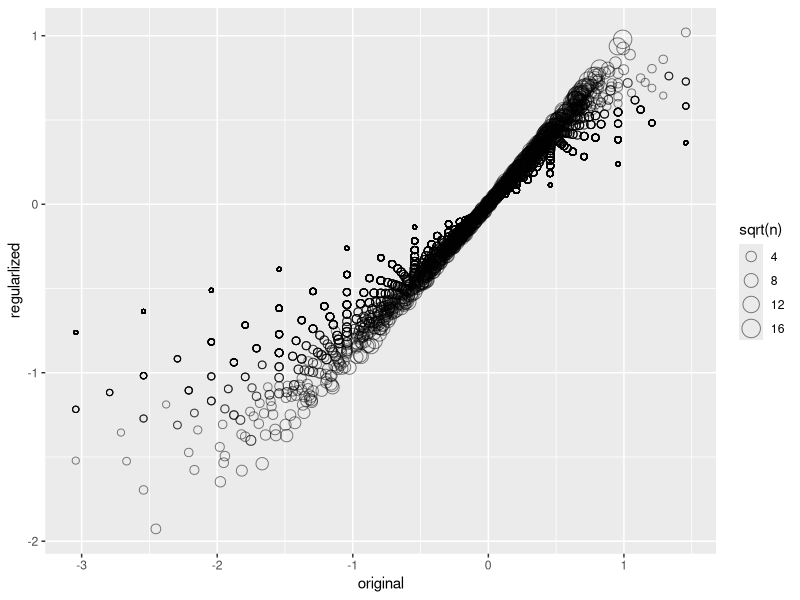
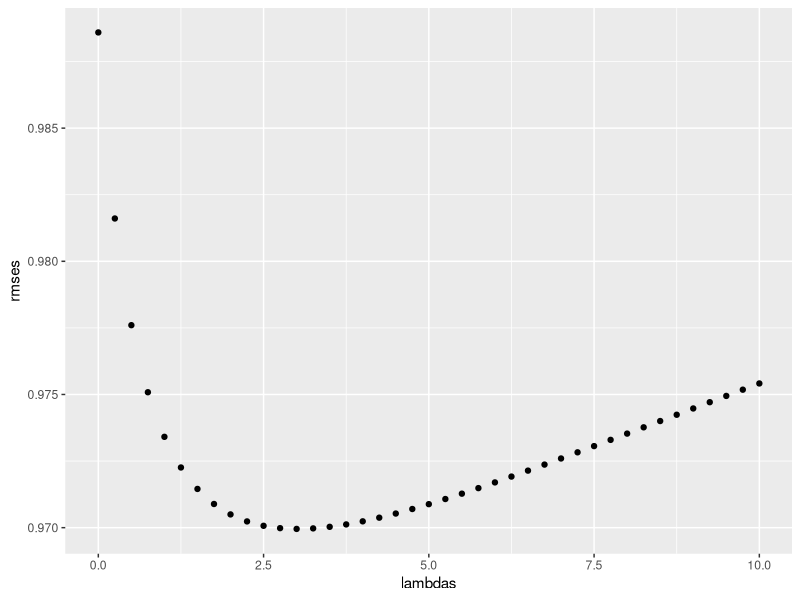
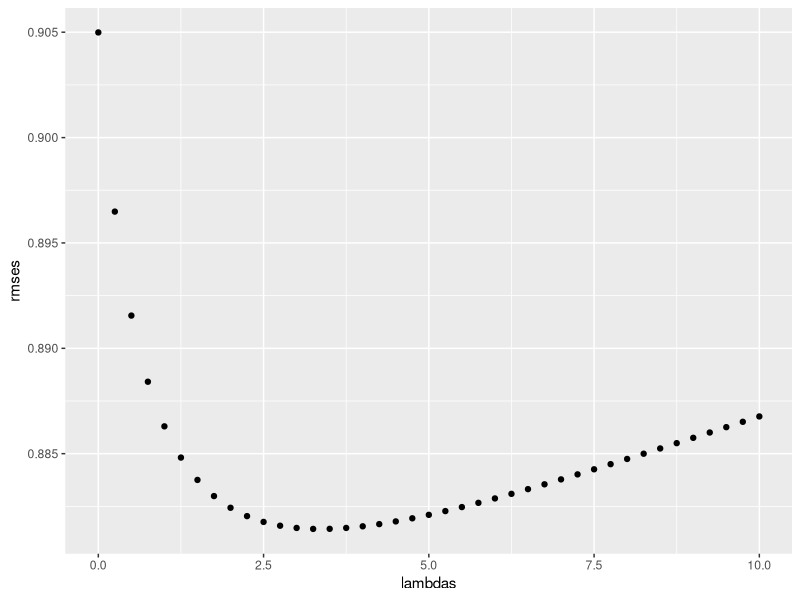
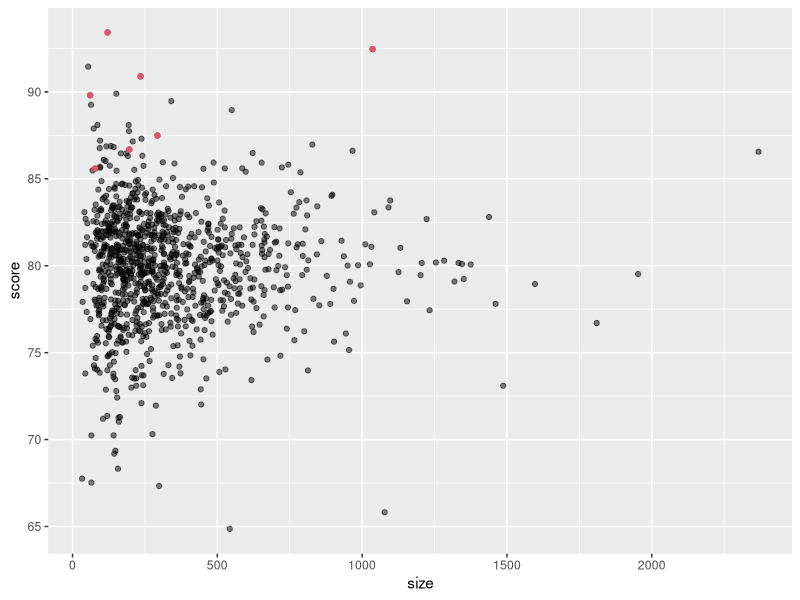
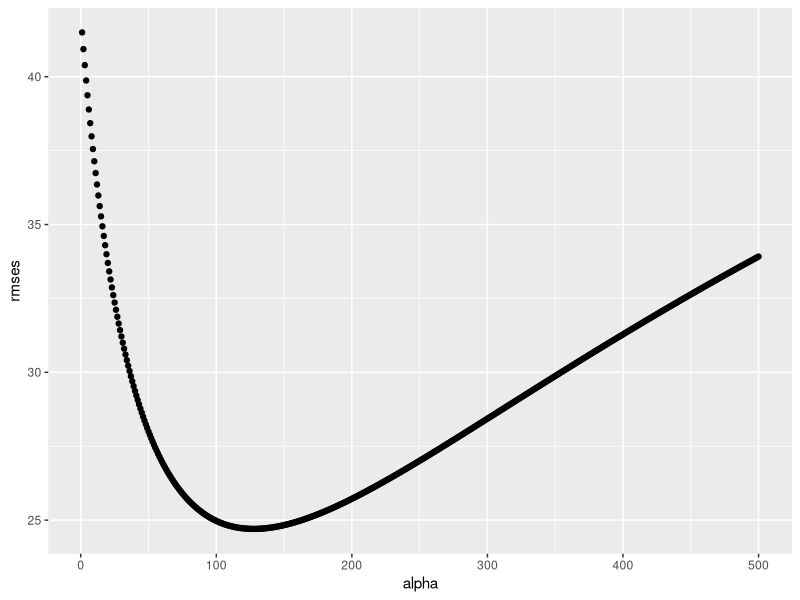
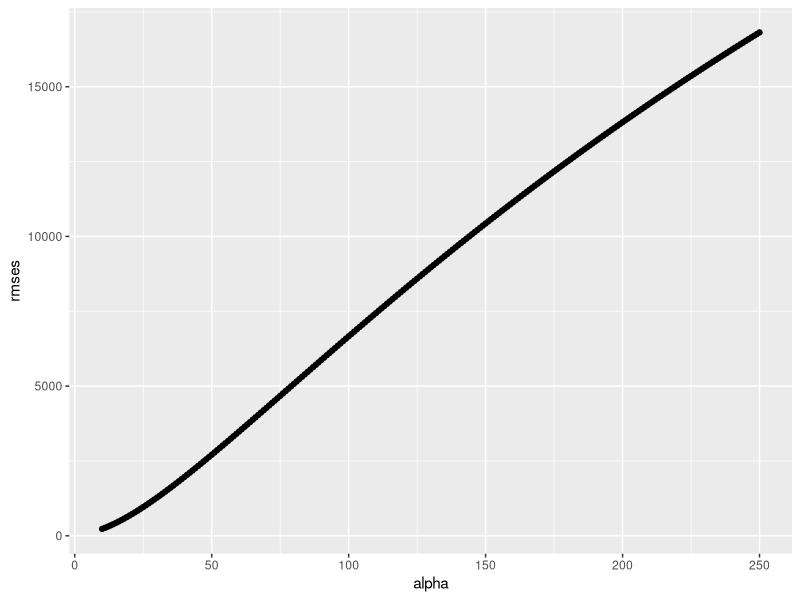
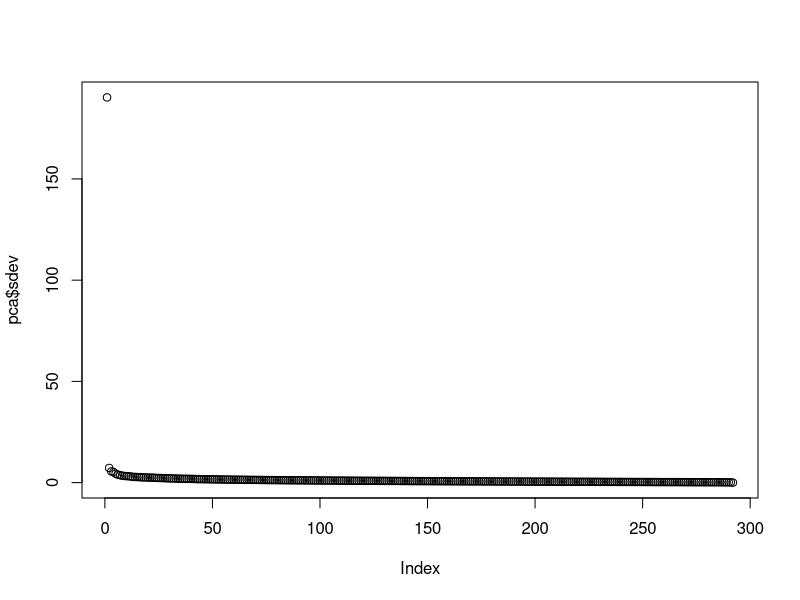
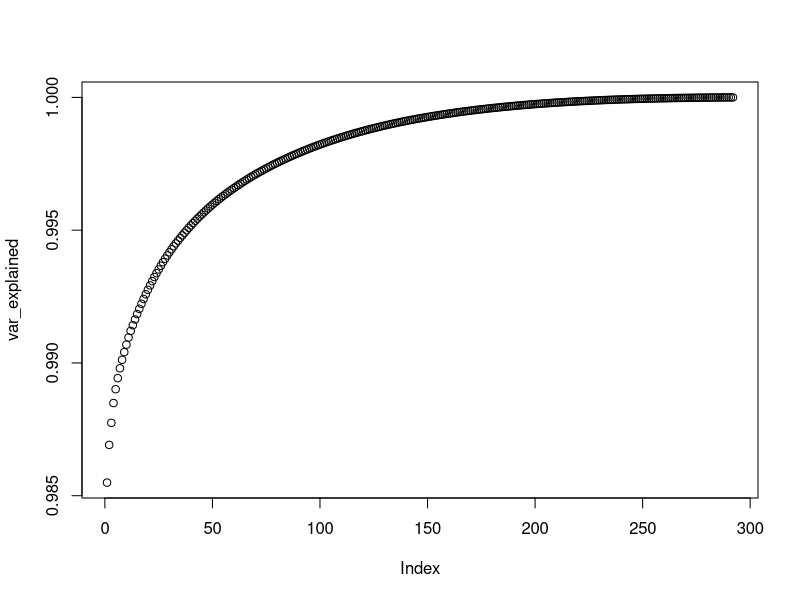

These charts were generated, in order, by the following R code:
### Regularization
library(dslabs)
library(tidyverse)
library(dplyr)
data("movielens")
library(caret)
set.seed(755)
test_index <- createDataPartition(y = movielens$rating, times = 1,
                                  p = 0.2, list = FALSE)
train_set <- movielens[-test_index,] # partition by row
test_set <- movielens[test_index,]

# remove users and movies not in train set
test_set <- test_set %>%
  semi_join(train_set, by = "movieId") %>%
  semi_join(train_set, by = "userId")

# compute mu and movie_avgs
mu <- mean(train_set$rating)
movie_avgs <- train_set %>%
  group_by(movieId) %>%
  summarise(b_i = mean(rating - mu))

# create database connecting movieId to movie title
movie_titles <- movielens %>%
  select(movieId, title) %>%
  distinct()

# Effect of lambda
lambda <- 3
mu <- mean(train_set$rating)
movie_reg_avgs <- train_set %>% 
  group_by(movieId) %>% 
  summarize(b_i = sum(rating - mu)/(n()+lambda), n_i = n()) 

data_frame(original = movie_avgs$b_i, 
           regularlized = movie_reg_avgs$b_i, 
           n = movie_reg_avgs$n_i) %>%
  ggplot(aes(original, regularlized, size=sqrt(n))) + 
  geom_point(shape=1, alpha=0.5)

# top 10 movies after regularization
train_set %>%
  count(movieId) %>% 
  left_join(movie_reg_avgs) %>%
  left_join(movie_titles, by="movieId") %>%
  arrange(desc(b_i)) %>% 
  select(title, b_i, n) %>% 
  slice(1:10) %>% 
  knitr::kable()

# 10 worst movies after regularization
train_set %>%
  count(movieId) %>% 
  left_join(movie_reg_avgs) %>%
  left_join(movie_titles, by="movieId") %>%
  arrange(b_i) %>% 
  select(title, b_i, n) %>% 
  slice(1:10) %>% 
  knitr::kable()

# compare RMSE with earlier methods
rmse_results <- data.frame(method = "Just the average", RMSE = 1.0482202)
rmse_results <- bind_rows(rmse_results, data_frame(method = "Movie Effect Model", RMSE = 0.9862839))
rmse_results <- bind_rows(rmse_results, data_frame(method = "Movie + User Effects Model", RMSE = 0.8848688))


predicted_ratings <- test_set %>% 
  left_join(movie_reg_avgs, by='movieId') %>%
  mutate(pred = mu + b_i) %>%
  .$pred

model_3_rmse <- RMSE(predicted_ratings, test_set$rating)
rmse_results <- bind_rows(rmse_results,
                          data_frame(method="Regularized Movie Effect Model",  
                                     RMSE = model_3_rmse ))
rmse_results %>% knitr::kable()

# using cv to choose lambda
lambdas <- seq(0, 10, 0.25)

mu <- mean(train_set$rating)
just_the_sum <- train_set %>% 
  group_by(movieId) %>% 
  summarize(s = sum(rating - mu), n_i = n())

rmses <- sapply(lambdas, function(l){
  predicted_ratings <- test_set %>% 
    left_join(just_the_sum, by='movieId') %>% 
    mutate(b_i = s/(n_i+l)) %>%
    mutate(pred = mu + b_i) %>%
    .$pred
  return(RMSE(predicted_ratings, test_set$rating))
})
qplot(lambdas, rmses)  
lambdas[which.min(rmses)] # 3

# using full cv to choose lambda
lambdas <- seq(0, 10, 0.25)

rmses <- sapply(lambdas, function(l){
  
  mu <- mean(train_set$rating)
  
  b_i <- train_set %>% 
    group_by(movieId) %>%
    summarize(b_i = sum(rating - mu)/(n()+l))
  
  b_u <- train_set %>% 
    left_join(b_i, by="movieId") %>%
    group_by(userId) %>%
    summarize(b_u = sum(rating - b_i - mu)/(n()+l))
  
  predicted_ratings <- 
    test_set %>% 
    left_join(b_i, by = "movieId") %>%
    left_join(b_u, by = "userId") %>%
    mutate(pred = mu + b_i + b_u) %>%
    .$pred
  
  return(RMSE(predicted_ratings, test_set$rating))
})

qplot(lambdas, rmses)

lambda <- lambdas[which.min(rmses)] 
lambda    # optimal lambda with full cv = 3.75

rmse_results <- bind_rows(rmse_results,
                          data_frame(method="Regularized Movie + User Effect Model",  
                                     RMSE = min(rmses)))
rmse_results %>% knitr::kable()  # rmse = 0.881



### Comprehension check: Regularization
## 100 schools dataset, n = num students
set.seed(1986)
n <- round(2^rnorm(1000,8,1))

# true quality for each school independent of size
set.seed(1)
mu <- round(80 + 2*rt(1000, 5))
schools <- data.frame(id = paste("PS", 1:100),
                      size = n,
                      quality = mu,
                      rank = rank(-mu))
# top 10 schools
schools %>% top_n(10, quality) %>% arrange(desc(quality))

# simulated test scores
set.seed(1)
scores <- sapply(1:nrow(schools), function(i){
  scores <- rnorm(schools$size[i], schools$quality[i], 30)
  scores
})
schools <- schools %>% mutate(score = sapply(scores, mean))

# Q1. What are the top schools based on the average score? Show just the ID, size, and the average score.
# Report the ID of the top school and average score of the 10th school. What is the ID of the top school?
# Note that the school IDs are given in the form "PS x" - where x is a number. Report the number only.

top10_score <- schools %>% top_n(10, score) %>% arrange(desc(score))
top10_score

# Q2. Compare the median school size to the median school size of the top 10 schools based on the score.
# What is the median school size overall?
# What is the median school size of the of the top 10 schools based on the score?
medsize_overall <- median(schools$size)
medsize_overall
medsize_top10 <- median(top10_score$size)
medsize_top10


# Q3. According to this analysis, it appears that small schools produce better test scores than large schools.
# Four out of the top 10 schools have 100 or fewer students. But how can this be? We constructed the 
# simulation so that quality and size were independent. Repeat the exercise for the worst 10 schools.
# What is the median school size of the bottom 10 schools based on the score?

btm10_score <- schools %>% top_n(-10, score) %>% arrange(score)
btm10_score
medsize_btm10 <- median(btm10_score$size)
medsize_btm10


# Q4. Answer
schools %>% ggplot(aes(size, score)) +
  geom_point(alpha = 0.5) +
  geom_point(data = filter(schools, rank<=10), col = 2)


# Q5. Let's use regularization to pick the best schools. Remember regularization shrinks deviations from the 
# average towards 0. To apply regularization here, we first need to define the overall average for all 
# schools, using the following code:

overall <- mean(sapply(scores, mean))

# Then, we need to define, for each school, how it deviates from that average. Write code that estimates the 
# score above the average for each school but dividing by n+alpha  instead of n, with n the schools size and
# alpha the regularization parameters. Try alpha=25. What is the ID of the top school with regularization?

reg_schools <- schools %>% select(id, size, score) %>%
  mutate(b_i = (score - overall)*size/(size+25)) %>%
  mutate(reg_score = overall + b_i)

top10_reg_schools <- reg_schools %>% top_n(10, reg_score) %>% arrange(desc(reg_score))
top10_reg_schools



# Q6. Notice that this improves things a bit. The number of small schools that are not highly ranked is now 
# lower. Is there a better ? Find the  alpha that minimizes the 
# RMSE = (1/100)Summation_i:1-100(quality - estimate)^2. What value of alpha gives the minimum RMSE?

RMSE <- function(mu, score_reg){
  sum((mu - score_reg)^2)/100
}

alpha <- seq(1, 500, 1)
rmses <- sapply(alpha, function(alpha){
  score_reg <- sapply(scores, function(x)  overall + sum(x-overall)/(length(x)+alpha))
  return(RMSE(mu, score_reg))
})
alpha[which.min(rmses)]
qplot(alpha, rmses)


# Q7. Rank the schools based on the average obtained with the best . Note that no small school is incorrectly
# included. What is the ID of the top school now? 
# What is the regularized average score of the 10th school now?
alpha <- 128
score_reg <- sapply(scores, function(x)  overall + sum(x-overall)/(length(x)+alpha))
schools %>% mutate(score_reg = score_reg) %>%
  top_n(10, score_reg) %>% arrange(desc(score_reg))


# Q8. A common mistake made when using regularization is shrinking values towards 0 that are not centered 
# around 0. For example, if we don't subtract the overall average before shrinking, we actually obtain a 
# very similar result. Confirm this by re-running the code from the exercise in Q6 but without removing the 
# overall mean. What value of  gives the minimum RMSE here?
RMSE <- function(mu, score_reg){
  sum((mu - score_reg)^2)/100
}

alpha <- seq(10, 250)
rmses <- sapply(alpha, function(alpha){
  score_reg <- sapply(scores, function(x)  sum(x)/(length(x)+alpha))
  return(RMSE(mu, score_reg))
})
alpha[which.min(rmses)]
qplot(alpha, rmses) 



### Matrix Factorization
# using a subset of movielens that has many ratings and users
library(dslabs)
library(tidyverse)
library(dplyr)
data("movielens")
library(caret)

train_small <- movielens %>%
  group_by(movieId) %>%
  filter(n() >= 50 | movieId == 3252) %>% ungroup() %>% # 3252 is Scent of a Woman used in eg.
  group_by(userId) %>%
  filter(n() >=50) %>% ungroup()
y <- train_small %>%
  select(userId, movieId, rating) %>%
  spread(movieId, rating) %>%
  as.matrix()

# add rownames and columnnames
rownames(y) <- y[,1]
movie_titles <- movielens %>%
  select(movieId, title) %>%
  distinct()
colnames(y) <- with(movie_titles, title[match(colnames(y),movieId)])

y <- sweep(y, 1, rowMeans(y, na.rm = TRUE))
y <- sweep(y, 2, colMeans(y, na.rm = TRUE))

# set na to 0
y[is.na(y)] <- 0
y <- sweep(y, 1, rowMeans(y))
pca <- prcomp(y)

# pple cpts or q vectors
dim(pca$rotation)

# p vectors
dim((pca$x))

# accessing vaariability via plot
plot(pca$sdev)

# var explained
var_explained <- cumsum(pca$sdev^2/sum(pca$sdev^2))
plot(var_explained)

# movie association with PCs
pcs <- data.frame(pca$rotation, name = colnames(y))
pcs %>% select(name, PC1) %>% arrange(PC1) %>% slice(1:10)



### Comprehension check: Matrix Factorization - SVD

set.seed(1987)
n <- 100
k <- 8
Sigma <- 64  * matrix(c(1, .75, .5, .75, 1, .5, .5, .5, 1), 3, 3) 
m <- MASS::mvrnorm(n, rep(0, 3), Sigma)
m <- m[order(rowMeans(m), decreasing = TRUE),]
y <- m %x% matrix(rep(1, k), nrow = 1) + matrix(rnorm(matrix(n*k*3)), n, k*3)
colnames(y) <- c(paste(rep("Math",k), 1:k, sep="_"),
                 paste(rep("Science",k), 1:k, sep="_"),
                 paste(rep("Arts",k), 1:k, sep="_"))


# Q1. How would you describe the data based on this figure?
my_image <- function(x, zlim = range(x), ...){
  colors = rev(RColorBrewer::brewer.pal(9, "RdBu"))
  cols <- 1:ncol(x)
  rows <- 1:nrow(x)
  image(cols, rows, t(x[rev(rows),,drop=FALSE]), xaxt = "n", yaxt = "n",
        xlab="", ylab="",  col = colors, zlim = zlim, ...)
  abline(h=rows + 0.5, v = cols + 0.5)
  axis(side = 1, cols, colnames(x), las = 2)
}

my_image(y)  # students that test well on top and reverse at the btm and grouped by 3 subjects


# Q2. You can examine the correlation between the test scores directly:
# Which of the following best describes what you see?
my_image(cor(y), zlim = c(-1,1))
range(cor(y)) #  0.4855371 1.0000000
axis(side = 2, 1:ncol(y), rev(colnames(y)), las = 2) 
# There is correlation among all tests, but higher if the tests are in science and math and even higher 
# within each subject. correct


# Q3. Use the function svd to compute the SVD of y. This function will return U, V, 
# and the diagonal entries of D.

s <- svd(y)
names(s)

# check that SVD works:
y_svd <- s$u %*% diag(s$d) %*% t(s$v)
max(abs(y - y_svd))

# Compute the sum of squares of the columns of  Y and store them in ss_y. Then compute the sum of squares 
# of columns of the transformed  YV and store them in ss_yv. 
# Confirm that sum(ss_y) is equal to sum(ss_yv). 
# What is the value of sum(ss_y) (and also the value of sum(ss_yv))?
y_sq <- y*y # entries squared
ss_y <- colSums(y_sq)
sum(ss_y) #  175434.6 


y_svd_sq <- y_svd*y_svd # entries squared
ss_yv <- colSums(y_svd_sq)
sum(ss_yv) #  175434.6


# Q4. We see that the total sum of squares is preserved. This is because  is orthogonal. Now to start 
# understanding how  is useful, plot ss_y against the column number and then do the same for ss_yv.
# What do you observe?

plot(ss_y)
plot(ss_yv)


# Q6. So from the above we know that the sum of squares of the columns of  Y (the total sum of squares) 
# adds up to the sum of s$d^2 and that the transformation  YV gives us columns with sums of squares 
# equal to s$d^2. Now compute the percent of the total variability that is explained by just the first 
# three columns of YV. 
# What proportion of the total variability is explained by the first three columns of YV?

YV_t <- y%*%s$v
var_explained <- cumsum(sd(YV_t[,1])^2/sum(var(YV_t))) + cumsum(sd(YV_t[,2])^2/sum(var(YV_t))) +
  cumsum(sd(YV_t[,3])^2/sum(var(YV_t)))

var_explained


# Q7. A useful computational trick to avoid creating the matrix diag(s$d). To motivate this, we note 
# that if we write out in its columns [U1, U2, .. Up] then  UD = [U1d1,1, U2d2,2, ... Updp,p]
# Use the sweep function to compute UD without constructing diag(s$d) or using matrix multiplication.

identical(s$u %*% diag(s$d), sweep(s$u, 2, s$d, FUN = "*"))


# Q8. We know that U1d1,1, the first column of UD, has the most variability of all the columns of UD.
# Earlier we looked at an image of  using my_image(y), in which we saw that the student to student 
# variability is quite large and that students that are good in one subject tend to be good in all. 
# This implies that the average (across all subjects) for each student should explain a lot of the 
# variability. Compute the average score for each student, plot it against U1d1,1, and 
# describe what you find. What do you observe?
#ud <- s$u%*%s$d
plot(y_svd[,1], rowMeans(y))


# Q9. We note that the signs in SVD are arbitrary because: UDV^T = (-U)Dz(-V)^T
# With this in mind we see that the first column of UD is almost identical to the average score for each
# student except for the sign. This implies that multiplying Y by the first column of V must be 
# performing a similar operation to taking the average. Make an image plot of V and describe the first 
# column relative to others and how this relates to taking an average.
# How does the first column relate to the others, and how does this relate to taking an average?

# my_image(cor(y), zlim = c(-1,1))
# range(cor(y)) #  0.4855371 1.0000000
# axis(side = 2, 1:ncol(y), rev(colnames(y)), las = 2) 
my_image(s$v)
dim(s$v)


## Ungraded practice Qs10-13











### Comprehension Check: Clustering

# Q1. Load the tissue_gene_expression dataset. Remove the row means and compute the distance between 
# each observation. Store the result in d. 
# Which of the following lines of code correctly does this computation?
